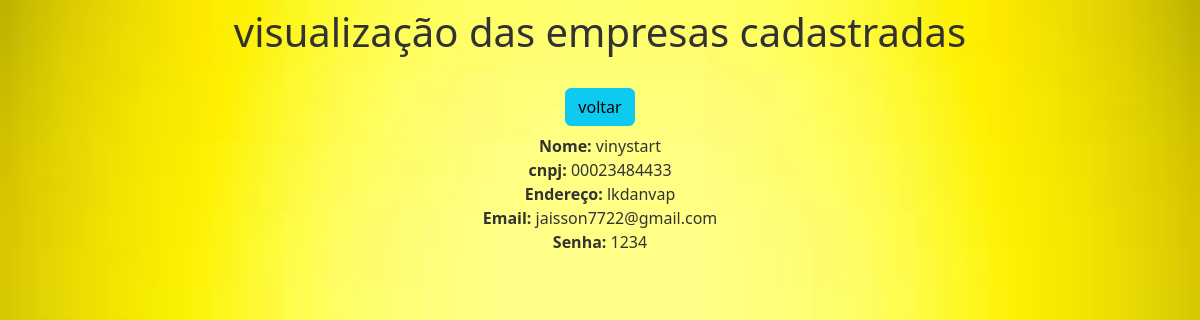
The app's page /ver33 with its own data.
### app/models.py (models this page shows)
class user(models.Model):
    nome = models.CharField(max_length=150)
    cnpj= models.CharField (max_length=18)
    endereco = models.CharField(max_length=200)
    email = models.EmailField(max_length=254)
    senha = models.CharField(max_length=20)

### app/views.py (the view)
# urls.py: path('ver<int:pk>', ver, name='ver'),
def ver(request, pk):
    data = {}
    data['db'] = user.objects.get(pk=pk)
    return render(request, "ver.html", data)

### templates/ver.html (shortened to what this page needs)
{% extends 'base.html' %}
{% load static %}
{% block body %}
<!DOCTYPE html>
<html lang="pt-BR" xmlns="http://www.w3.org/1999/html">
<head>
    <link href="https://cdn.jsdelivr.net/npm/bootstrap@5.3.0-alpha3/dist/css/bootstrap.min.css" rel="stylesheet">
</head>
<body>
    <div class=" col-8 m-auto pt-2 pb-2 text-center">
        <h1> visualização das empresas cadastradas </h1>
    </div>
    <div class=" col-8 m-auto pt-3 pb-2 text-center">
        <a href="usuario" class="btn btn-info">voltar</a>
    </div>
    <div class=" col-8 m-auto pt- pb-2 text-center">
        <strong>Nome: </strong>{{db.nome}}<br>
        <strong>cnpj: </strong>{{db.cnpj}}<br>
        <strong>Endereço: </strong>{{db.endereco}}<br>
        <strong>Email: </strong>{{db.email}}<br>
        <strong>Senha: </strong>{{db.senha}}<br>
    </div>
</body>
</html>
{% endblock %}

### static/css/style.css (style rules this page uses)
* { margin: 0 ; padding: 0; box-sizing: border-box; color: #323232; border:none; }
body { background-image: url('../img/login01.jpeg'); background-size: cover; }
a , label { front-size: .8rem; }

### records on screen
user: nome "vinystart", cnpj "00023484433", endereco "lkdanvap", email "jaisson7722@gmail.com", senha "1234"
